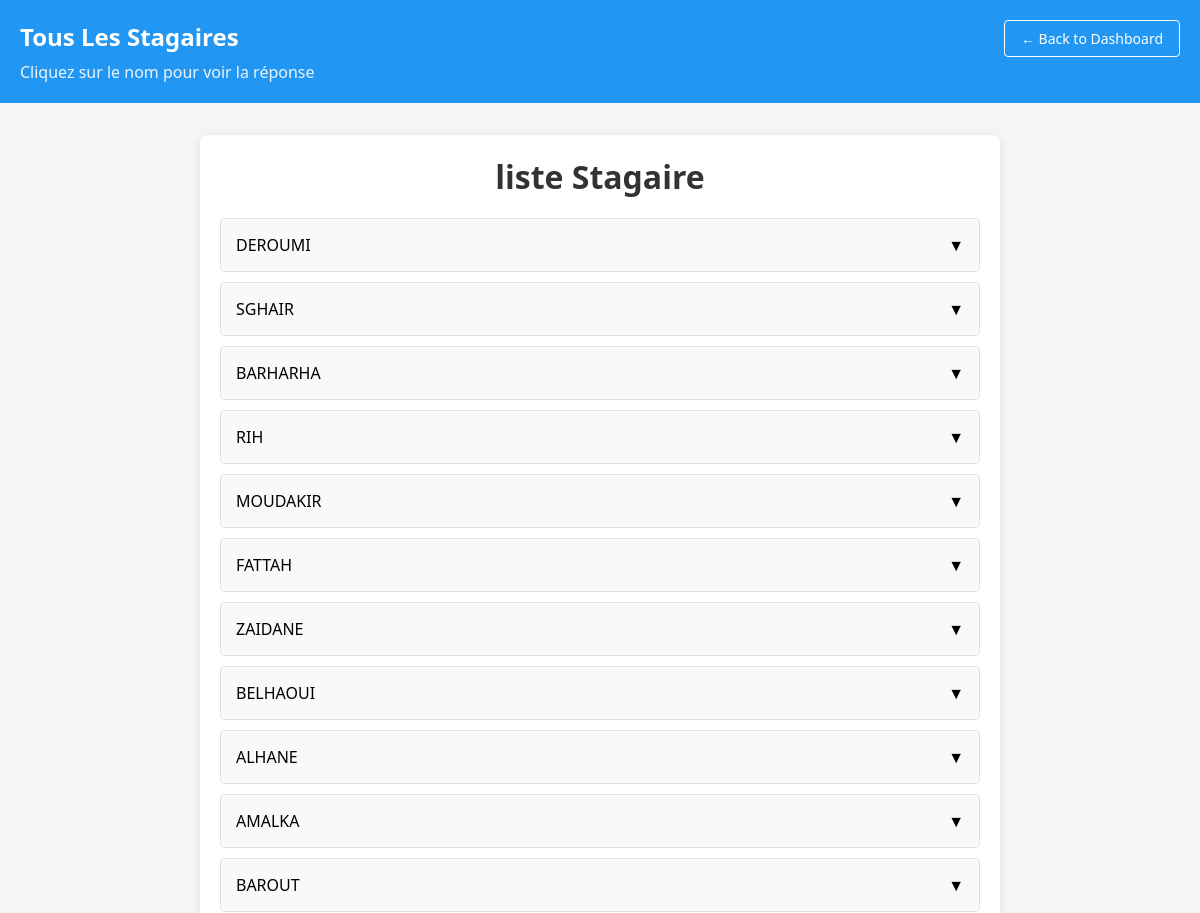
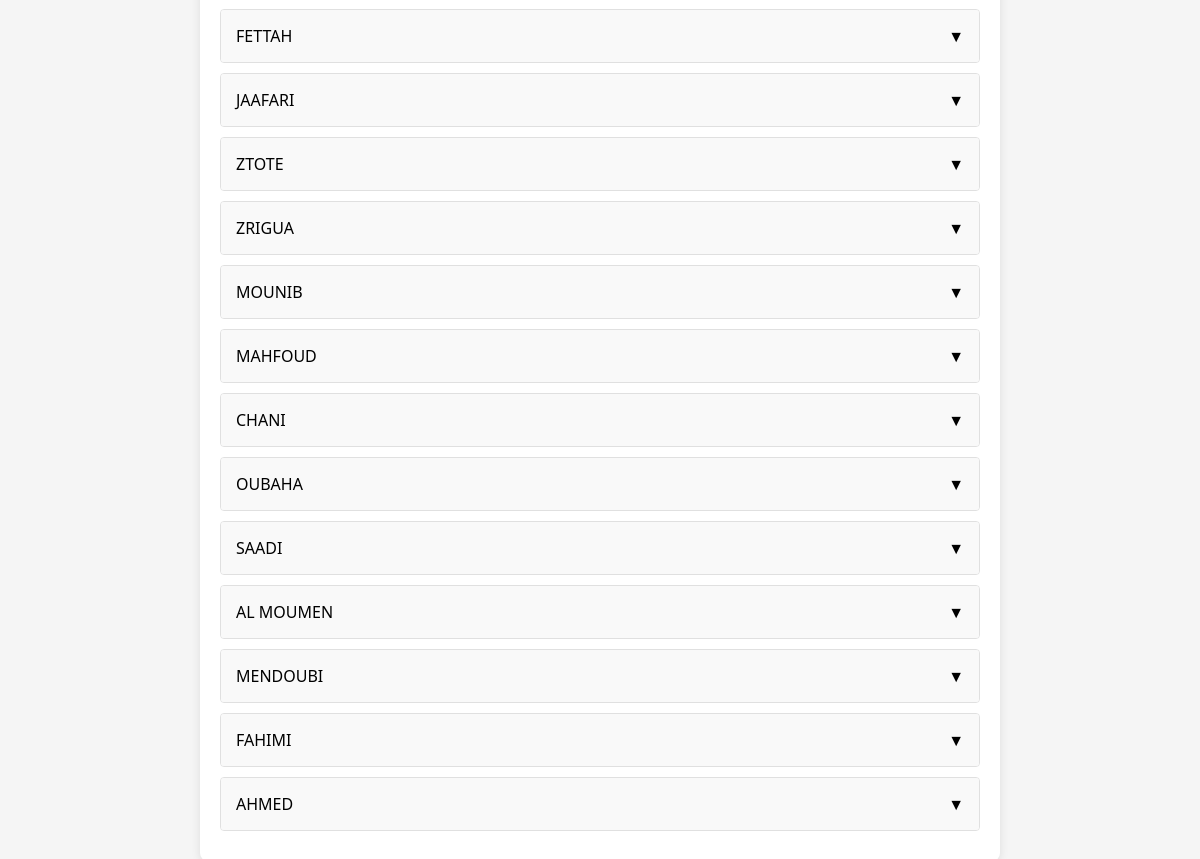
Screenshot of /allstudent.php (signed in) with the database file from the repository (2 pictures, top to bottom).
### tables this page shows
CREATE TABLE `classe1` (
  `id` int NOT NULL,
  `username` varchar(255) NOT NULL,
  `password` varchar(255) NOT NULL,
  `role` enum('student','professor') NOT NULL DEFAULT 'student'
);

### allstudent.php (the view, shortened to what this page needs)
<?php
require 'connexion.php';
$stmt = $connexion->prepare("SELECT username FROM classe1 WHERE role=:student");
$stmt->execute(['student' => 'student']);
$students = $stmt->fetchAll(PDO::FETCH_ASSOC);
?>
<!DOCTYPE html>
<html lang="en">
<head>
</head>
<header class="header">
        <div class="header-content">
            <h1>Tous Les Stagaires</h1>
            <p>Cliquez sur le nom pour voir la réponse
            </p>
            <div class="header-buttons">
                <button type="button" class="btn btn-outline" id="backButton" onclick="window.location='dashbord.php'">← Back to Dashboard</button>
            </div>
        </div>
    </header>
<body>
    <div class="container">
        <h1>liste Stagaire</h1>
            <ul class="item-list">
                <?php foreach ($students as $student): ?>
                    <a href="view_responses.php?username=<?= urlencode($student['username']) ?>">
                    <li class="list-item">
                        <div class="item-header">
                            <?= htmlspecialchars($student['username']) ?>
                        </a>
                        <span class="arrow">▼</span>
                        </div>
                <?php endforeach; ?>
</body>
</html>

### allstudent.php (style rules this page uses)
* { box-sizing: border-box; margin: 0; padding: 0; font-family: 'Segoe UI', Tahoma, Geneva, Verdana, sans-serif; }
body { background-color: #f5f5f5; }
.header { background-color: #2196f3; color: white; padding: 20px; position: relative; }
.header-content { max-width: 1200px; margin: 0 auto; }
.header h1 { text-align:start; color: #fff; font-size: 24px; margin-bottom: 8px; }
.header p { font-size: 16px; opacity: 0.9; }
.header-buttons { position: absolute; right: 20px; top: 20px; display: flex; gap: 10px; }
.btn { padding: 8px 16px; border-radius: 4px; border: none; cursor: pointer; display: flex; align-items: center; gap: 8px; font-size: 14px; }
.btn-outline { background: transparent; border: 1px solid white; color: white; }
.container { max-width: 800px; margin: 0 auto; background-color: white; border-radius: 8px; box-shadow: 0 2px 10px rgba(0, 0, 0, 0.1); padding: 20px; margin-top: 2rem; }
h1 { color: #333; margin-bottom: 20px; text-align: center; }
.item-list { list-style: none; }
.list-item { border: 1px solid #e0e0e0; border-radius: 4px; margin-bottom: 10px; overflow: hidden; }
.item-header { background-color: #f9f9f9; padding: 15px; display: flex; justify-content: space-between; align-items: center; transition: background-color 0.2s; }
.arrow { transition: transform 0.3s; }
a { text-decoration: none; color: black; }

### rows the page displays
classe1: username "DEROUMI"
classe1: username "SGHAIR"
classe1: username "BARHARHA"
classe1: username "RIH"
classe1: username "MOUDAKIR"
classe1: username "FATTAH"
classe1: username "ZAIDANE"
classe1: username "BELHAOUI"
classe1: username "ALHANE"
classe1: username "AMALKA"
classe1: username "BAROUT"
classe1: username "FETTAH"
classe1: username "JAAFARI"
classe1: username "ZTOTE"
classe1: username "ZRIGUA"
classe1: username "MOUNIB"
classe1: username "MAHFOUD"
classe1: username "CHANI"
classe1: username "OUBAHA"
classe1: username "SAADI"
classe1: username "AL MOUMEN"
classe1: username "MENDOUBI"
classe1: username "FAHIMI"
classe1: username "AHMED"
